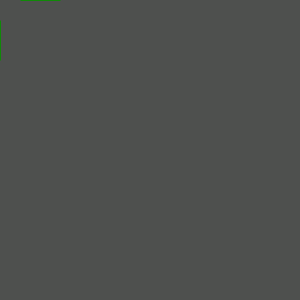
Frame 1 (no input)
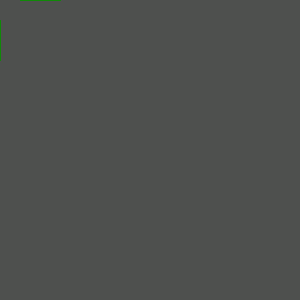
Frame 60 (the mouse pressed at the canvas centre just before this capture)
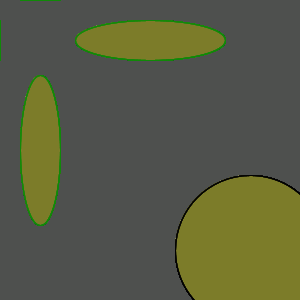
Frame 120 (the mouse held since frame 60 and released just before this capture)

The Processing sketch that drew these frames (run headless with seeded random() and noise(); from frame 60 on, the mouse is pressed at the canvas centre):

// Processing sketch: processing_35656
// ── processing_35656.pde

//parametric ellipses
//by Gina DeMatteo
//Sep.3.11

void setup(){
  size(300,300);
  background(78,80,78);
  smooth();
  
}

//The following codes create the rectangles that move along the edge of the drawing
//by clicking the mouse and dragging they are controlled
//the color is changed as they move through the parameters
void mouseDragged() {
 
  colorMode(HSB,30);
  fill(mouseX,20,mouseY,20);
  noStroke();
  rect(5,mouseX,5,mouseY);
  rect(mouseX,5,mouseY,5);
  
}

//I chose to use void draw in order to create a flexibility in the composition
//this allows the user to get creative with the fixed objects
void draw(){
  
  colorMode(RGB,300);
   
  //The following commands establish the large ellipse in the corner
  //the color changes as the ellipse is drawn in it's parameters
  stroke(0); 
  fill(mouseX,mouseY,40,40);
  ellipse(250,250,-mouseX,-mouseY);
  
  //The following commands establish the 2 moving ellipses that frame the composition
  //The code used for the fill allows the colors of these ellipses move within their parameters
  stroke(19,162,10);
  fill(mouseX,mouseY,40,40);
  ellipse(40,mouseX,40,mouseY);
  ellipse(mouseX,40,mouseY,40);
  
    
}
